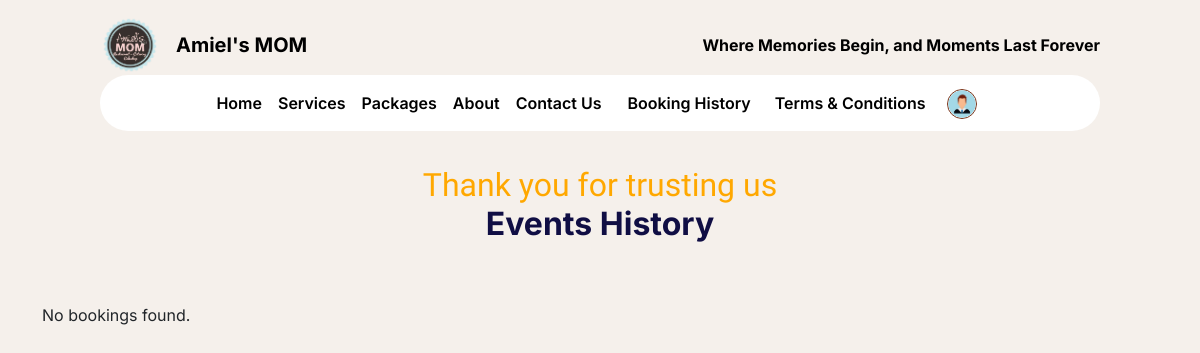
The page /features/users/web/history.php (signed in) on the database as committed earlier.
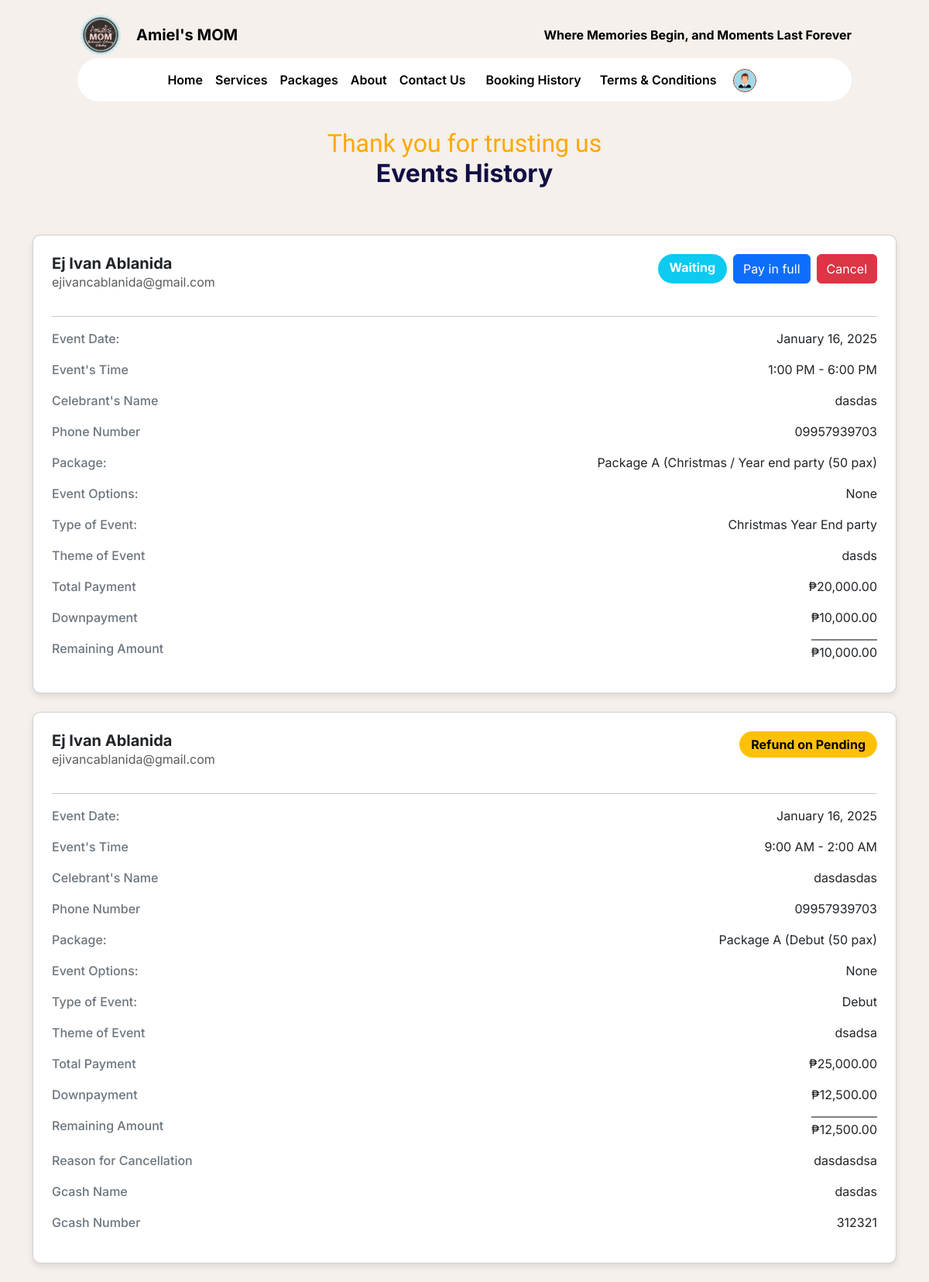
The same page on the database as committed later.
### tables this page shows
CREATE TABLE `booking` (
  `id` int(11) NOT NULL,
  `status` enum('To-pay','Pending','Waiting','On-going','Finished','Cancel-pending','Cancel','Update-payment','resched') NOT NULL,
  `full_name` varchar(255) NOT NULL,
  `celebrants_name` varchar(255) DEFAULT NULL,
  `email` varchar(255) NOT NULL,
  `phone_number` varchar(15) DEFAULT NULL,
  `events_date` varchar(255) DEFAULT NULL,
  `guest_count` int(11) DEFAULT NULL,
  `event_duration` int(11) DEFAULT NULL,
  `event_starttime` int(11) DEFAULT NULL,
  `event_endtime` int(11) DEFAULT NULL,
  `event_type` varchar(255) DEFAULT NULL,
  `event_package` varchar(255) DEFAULT NULL,
  `event_options` text DEFAULT NULL,
  `cost` decimal(10,2) DEFAULT 0.00,
  `cancel_reason` text DEFAULT NULL,
  `payment_image` varchar(255) DEFAULT NULL,
  `reference_no` varchar(100) DEFAULT NULL,
  `payment_amount` decimal(10,2) NOT NULL,
  `status_paid` tinyint(1) DEFAULT 0,
  `beef_dish` varchar(255) DEFAULT NULL,
  `pork_dish` varchar(255) DEFAULT NULL,
  `chicken_dish` varchar(255) DEFAULT NULL,
  `pasta_dish` varchar(255) DEFAULT NULL,
  `dessert_dish` varchar(255) DEFAULT NULL,
  `fish_dish` varchar(255) DEFAULT NULL,
  `drinks_dish` varchar(255) DEFAULT NULL,
  `created_at` datetime DEFAULT current_timestamp(),
  `gcash_name` varchar(255) NOT NULL,
  `gcash_number` varchar(20) NOT NULL,
  `review_status` int(11) DEFAULT 0,
  `second_payment_amount` decimal(10,2) NOT NULL DEFAULT 0.00,
  `second_reference_no` int(11) DEFAULT NULL,
  `second_payment_image` varchar(255) DEFAULT NULL,
  `add_pax` int(11) NOT NULL DEFAULT 0,
  `corkage_fee` tinyint(1) NOT NULL DEFAULT 0,
  `theme` varchar(255) NOT NULL,
  `refund_status` enum('full-refund','half-refund','no-refund') DEFAULT NULL,
  `refunded_amount` decimal(10,2) DEFAULT 0.00,
  `cancel_time` timestamp NULL DEFAULT NULL,
  `add_extend` int(11) DEFAULT 0,
  `payment_method` varchar(10) DEFAULT NULL,
  `add_payment` decimal(10,2) DEFAULT 0.00
);

### features/users/web/history.php (the view, shortened to what the changed rows need)
<?php
    require '../../../db.php';
    $email = $_SESSION['email'];
    $sql = "SELECT * FROM booking WHERE email = ? ORDER BY id DESC";
    $stmt = $conn->prepare($sql);
    $stmt->bind_param("s", $email);
    $stmt->execute();
    $result = $stmt->get_result();
    $bookings = [];
    while ($row = $result->fetch_assoc()) {
        $bookings[] = $row;
    }
?>
<!DOCTYPE html>
<html lang="en">
<head>
    <link href="https://cdn.jsdelivr.net/npm/bootstrap@5.3.3/dist/css/bootstrap.min.css" rel="stylesheet">
    <link rel="stylesheet" href="../css/appointment.css">
    <link href="https://cdn.jsdelivr.net/npm/fullcalendar@6.1.8/index.global.min.css" rel="stylesheet">
    <link href="https://cdnjs.cloudflare.com/ajax/libs/font-awesome/6.0.0-beta3/css/all.min.css" rel="stylesheet">
</head>
<body>
    <section class="body">
    <div class="container">
    <?php if (!empty($bookings)): ?>
    <?php foreach ($bookings as $booking): ?>
        <div class="card p-4 mb-4">
            <div class="d-flex justify-content-between align-items-start mb-3">
                <div>
                    <h5 class="card-title mb-0"><?php echo htmlspecialchars($booking['full_name']); ?></h5>
                    <p class="card-text text-muted"><?php echo htmlspecialchars($booking['email']); ?></p>
                </div>
                <div class="d-flex gap-2">
                    <span class="status-badge <?php
                        echo strtolower($booking['status']) === 'cancel' ? 'bg-danger text-white' :
                            (strtolower($booking['status']) === 'cancel-pending' ? 'bg-warning text-black text-bold' :
                            (strtolower($booking['status']) === 'pending' ? 'bg-info text-white' :
                            (strtolower($booking['status']) === 'waiting' ? 'bg-primary text-white' :
                            (strtolower($booking['status']) === 'approved' ? 'bg-success text-white' : ''))));
                    ?>">
                        <?php
                        echo strtolower($booking['status']) === 'cancel' ? 'Cancelled' :
                            (strtolower($booking['status']) === 'cancel-pending' ? 'Refund on Pending' :
                            (strtolower($booking['status']) === 'pending' ? 'Waiting' :
                            (strtolower($booking['status']) === 'waiting' ? 'Approved' :
                            htmlspecialchars($booking['status']))));
                        ?>
                    </span>
                    <?php if ($booking['status'] === 'Pending' || $booking['status'] === 'Waiting'): ?>
                        <?php
                        $cost = $booking['cost'];
                        $min_payment = $cost * 0.5;
                        $payment_amount = $booking['payment_amount'];
                        ?>
                         <?php if ($payment_amount < $min_payment): ?>
                            <span class="btn btn-success">Paid half</span>
                        <?php elseif ($payment_amount == $cost): ?>
                            <span class="btn btn-success">Paid in full</span>
                        <?php else: ?>
                            <button type="button" class="btn btn-primary" data-bs-toggle="modal" data-bs-target="#payInFullModal-<?php echo $booking['id']; ?>">
                                Pay in full
                            </button>
                        <?php endif; ?>
                         <button type="button" class="btn btn-danger" data-bs-toggle="modal" data-bs-target="#cancelModal-<?php echo $booking['id']; ?>">
                                Cancel
                            </button>
                    <?php endif; ?>
                </div>
            </div>
            <hr>
            <div class="card-body p-0">
                <div class="d-flex justify-content-between">
                        <p class="mb-1"><span class="info-label">Event Date:</span></p>
                        <p><?php echo (new DateTime($booking['events_date']))->format('F j, Y'); ?></p>
                    </div>
                <div class="d-flex justify-content-between">
                    <p class="mb-1"><span class="info-label">Event's Time</span></p>
                    <p><?php echo formatTime(htmlspecialchars($booking['event_starttime'])); ?> - <?php echo formatTime(htmlspecialchars($booking['event_endtime'])); ?></p>
                </div>
                <div class="d-flex justify-content-between">
                    <p class="mb-1"><span class="info-label">Celebrant's Name</span></p>
                    <p><?php echo htmlspecialchars($booking['celebrants_name']); ?></p>
                </div>
                <div class="d-flex justify-content-between">
                    <p class="mb-1"><span class="info-label">Phone Number</span></p>
                    <p><?php echo htmlspecialchars($booking['phone_number']); ?></p>
                </div>
                <div class="d-flex justify-content-between">
                    <p class="mb-1"><span class="info-label">Package:</span></p>
                    <p><?php echo htmlspecialchars($booking['event_package']); ?></p>
                </div>
                <div class="d-flex justify-content-between">
                    <p class="mb-1"><span class="info-label">Event Options:</span></p>
                    <p><?php echo htmlspecialchars($booking['event_options']); ?></p>
                </div>
                <div class="d-flex justify-content-between">
                    <p class="mb-1"><span class="info-label">Type of Event:</span></p>
                    <p><?php echo htmlspecialchars($booking['event_type']); ?></p>
                </div>
                <div class="d-flex justify-content-between">
                    <p class="mb-1"><span class="info-label">Theme of Event</span></p>
                    <p><?php echo htmlspecialchars($booking['theme']); ?></p>
                </div>
                <div class="d-flex justify-content-between">
                    <p class="mb-1"><span class="info-label">Total Payment</span></p>
                    <p>₱<?php echo number_format(htmlspecialchars($booking['cost'] + ($booking['add_pax'] * 400) + ($booking['corkage_fee'] == 1 ? 500 : 0) + ($booking['add_extend'] * 1000)), 2); ?></p>
                </div>
                <?php if (!empty($booking['payment_amount']) && !empty($booking['reference_no'])): ?>
                    <div class="d-flex justify-content-between">
                        <p class="mb-1"><span class="info-label">Downpayment</span></p>
                        <p>₱<?php echo number_format($booking['payment_amount'], 2); ?></p>
                    </div>
                    <div class="d-flex justify-content-between">
                        <p class="mb-1"><span class="info-label">Remaining Amount</span></p>
                        <p class="remaining">₱<?php echo number_format($booking['cost'] - $booking['payment_amount'] - $booking['add_payment'], 2); ?></p>
                    </div>
                <?php endif; ?>
                <?php if (strtolower($booking['status']) === 'cancel' || strtolower($booking['status']) === 'cancel-pending'): ?>
                    <div class="d-flex justify-content-between">
                        <p class="mb-1"><span class="info-label">Reason for Cancellation</span></p>
                        <p><?php echo htmlspecialchars($booking['cancel_reason']); ?></p>
                    </div>
                    <?php if (strtolower($booking['status']) === 'cancel' || strtolower($booking['status']) === 'cancel-pending'): ?>
                        <div class="d-flex justify-content-between">
                            <p class="mb-1"><span class="info-label">Gcash Name</span></p>
                            <p><?php echo htmlspecialchars($booking['gcash_name']); ?></p>
                        </div>
                        <div class="d-flex justify-content-between">
                            <p class="mb-1"><span class="info-label">Gcash Number</span></p>
                            <p><?php echo htmlspecialchars($booking['gcash_number']); ?></p>
                        </div>
                    <?php endif; ?>
                <?php endif; ?>
            </div>
        </div>
    <?php endforeach; ?>
<?php else: ?>
    <p>No bookings found.</p>
<?php endif; ?>
</div>
</section>
<?php
function formatTime($hour) {
    if ($hour == 0) {
        return '12:00 AM';
    } elseif ($hour < 12) {
        return $hour . ':00 AM';
    } elseif ($hour == 12) {
        return '12:00 PM';
    } else {
        return ($hour - 12) . ':00 PM';
    }
}
?>
</html>

Rows that differ between the two databases and show on the page:
added booking: full_name "Ej Ivan Ablanida", email "ejivancablanida@gmail.com", status "Waiting", events_date "January 16, 2025", event_starttime "1:00 PM", event_endtime "6:00 PM", celebrants_name "dasdas", phone_number "09957939703", event_package "Package A (Christmas / Year end party (50 pax)", event_options "None", event_type "Christmas Year End party", theme "dasds", cost+add_pax+corkage_fee "20,000.00", payment_amount "10,000.00", $booking['cost'] - $booking['payment_amount'] - $booking['add_payment'] "10,000.00"
added booking: full_name "Ej Ivan Ablanida", email "ejivancablanida@gmail.com", status "Refund on Pending", events_date "January 16, 2025", event_starttime "9:00 AM", event_endtime "2:00 AM", celebrants_name "dasdasdas", phone_number "09957939703", event_package "Package A (Debut (50 pax)", event_options "None", event_type "Debut", theme "dsadsa", cost+add_pax+corkage_fee "25,000.00", payment_amount "12,500.00", $booking['cost'] - $booking['payment_amount'] - $booking['add_payment'] "12,500.00", cancel_reason "dasdasdsa", gcash_name "dasdas", gcash_number "312321"
Other text that changed with them:
text no longer shown: "No bookings found."
